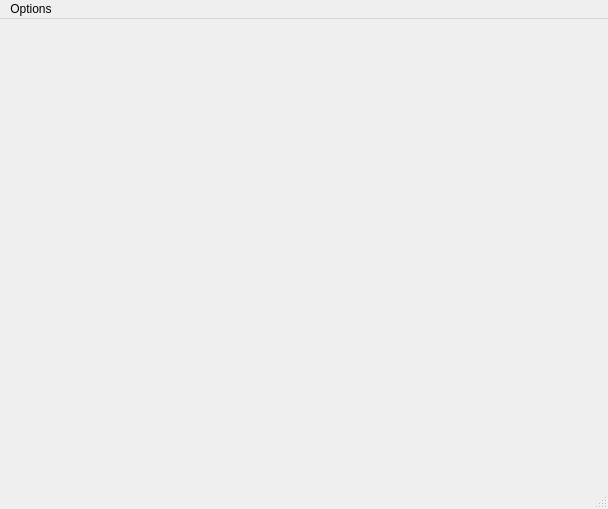
<?xml version="1.0" encoding="UTF-8"?>
<ui version="4.0">
 <class>MainWindow</class>
 <widget class="QMainWindow" name="MainWindow">
  <property name="geometry">
   <rect>
    <x>0</x>
    <y>0</y>
    <width>608</width>
    <height>509</height>
   </rect>
  </property>
  <property name="windowTitle">
   <string>ADCS Evaluation</string>
  </property>
  <property name="styleSheet">
   <string notr="true"/>
  </property>
  <widget class="QWidget" name="centralwidget">
   <layout class="QGridLayout" name="gridLayout"/>
  </widget>
  <widget class="QMenuBar" name="menubar">
   <property name="geometry">
    <rect>
     <x>0</x>
     <y>0</y>
     <width>608</width>
     <height>22</height>
    </rect>
   </property>
   <widget class="QMenu" name="menuOptions">
    <property name="title">
     <string>Options</string>
    </property>
   </widget>
   <addaction name="menuOptions"/>
  </widget>
  <widget class="QStatusBar" name="statusbar"/>
 </widget>
 <resources/>
 <connections/>
</ui>
